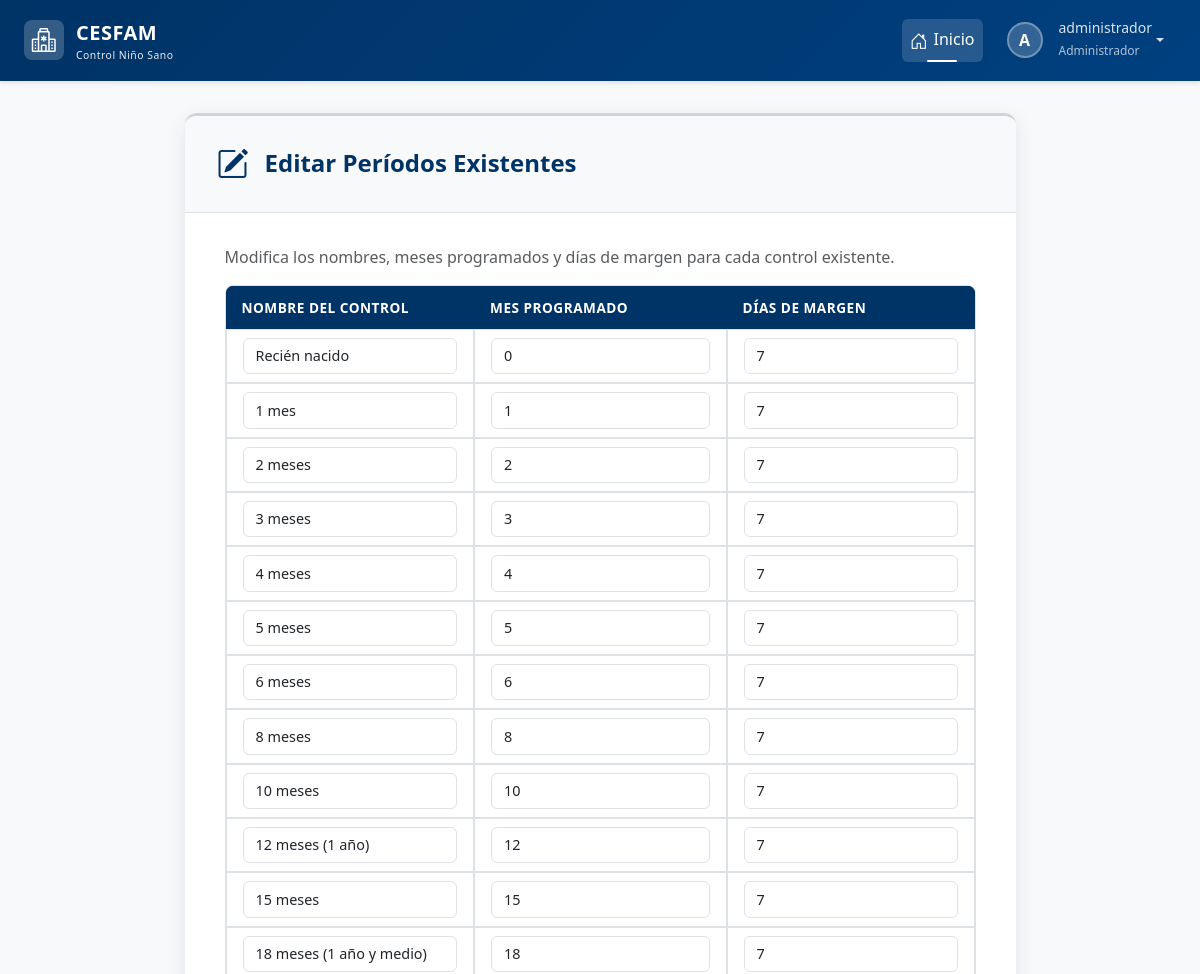
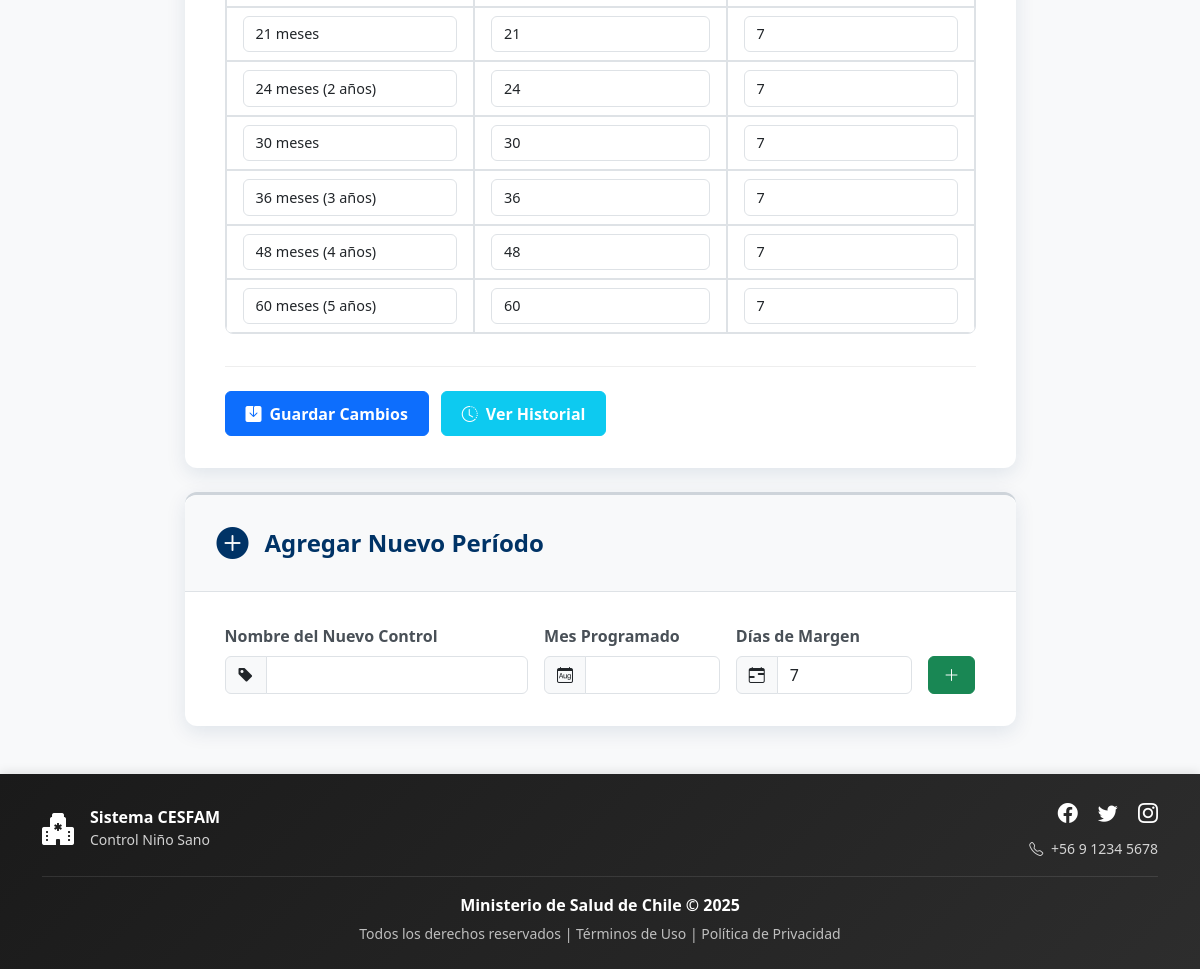
The app's page /configuracion/periodos/ (signed in) with its own data (2 pictures, top to bottom).
### login/models.py (models this page shows, shortened)
class Usuario(AbstractBaseUser, PermissionsMixin):
    rut = models.CharField(max_length=10, unique=True)
    nombre_completo = models.CharField(max_length=200)
    email = models.EmailField(unique=True)
    rol = models.ForeignKey(Rol, on_delete=models.PROTECT)
    clave_temporal = models.BooleanField(default=False)
    nombre_completo_norm = models.CharField(
        max_length=200,
        editable=False,
        db_index=True
    )
    activo = models.BooleanField(default=True)
    is_staff = models.BooleanField(default=False) # Necesario para el admin de Django
    fecha_creacion = models.DateTimeField(default=timezone.now)
    objects = UsuarioManager()
    USERNAME_FIELD = 'rut'
    REQUIRED_FIELDS = ['nombre_completo', 'email']

class Rol(models.Model):
    id = models.AutoField(primary_key=True)
    nombre_rol = models.CharField(max_length=30, unique=True)
    descripcion = models.CharField(max_length=200)

### control/models.py (models this page shows, shortened)
class PeriodoControl(models.Model):
    id = models.AutoField(primary_key=True)
    mes_control = models.IntegerField()
    nombre_mes_control = models.CharField(max_length=30)
    dias_margen = models.IntegerField(default=7)
    history = HistoricalRecords()

### control/views.py (the view, shortened to what this page needs)
# urls.py: path('configuracion/periodos/', views.configurar_periodos, name='configurar_periodos'),
@login_required
@rol_requerido(['Administrador'])
def configurar_periodos(request):
    periodos = PeriodoControl.objects.all().order_by('mes_control')
    contexto = {'periodos': periodos}
    return render(request, 'control/config/configurar_periodos.html', contexto)

### control/templates/control/config/configurar_periodos.html (shortened to what this page needs)
{% extends 'base.html' %}
{% load static %}
{% block extra_css %}
    <link rel="stylesheet" href="{% static 'css/estiloformularios.css' %}">
{% endblock %}
{% block content %}
<div class="container">
    <div class="row justify-content-center">
        <div class="col-lg-10 col-xl-9">
            <div class="card form-card mb-4">
                <div class="form-header">
                    <div class="form-icon"><i class="bi bi-pencil-square"></i></div>
                    <h2>Editar Períodos Existentes</h2>
                </div>
                <div class="form-body">
                    <p class="text-muted animate-form-element" style="animation-delay: 0.1s;">
                        Modifica los nombres, meses programados y días de margen para cada control existente.
                    </p>
                    <form method="post">
                        <div class="table-responsive animate-form-element" style="animation-delay: 0.2s;">
                            <table class="table table-bordered">
                                <thead>
                                    <tr>
                                        <th>Nombre del Control</th>
                                        <th>Mes Programado</th>
                                        <th>Días de Margen</th>
                                    </tr>
                                </thead>
                                <tbody>
                                    {% for periodo in periodos %}
                                    <tr class="animate-table-row" style="--i: {{ forloop.counter0 }};">
                                        <td>
                                            <input type="text" class="form-control"
                                                   name="nombre_control_{{ periodo.id }}"
                                                   value="{{ periodo.nombre_mes_control }}">
                                        </td>
                                        <td>
                                            <input type="number" class="form-control"
                                                   name="mes_control_{{ periodo.id }}"
                                                   value="{{ periodo.mes_control }}" min="0">
                                        </td>
                                        <td>
                                            <input type="number" class="form-control"
                                                   name="dias_margen_{{ periodo.id }}"
                                                   value="{{ periodo.dias_margen }}" min="0">
                                        </td>
                                    </tr>
                                    {% endfor %}
                                </tbody>
                            </table>
                        </div>
                        <div class="form-buttons animate-form-element" style="animation-delay: 0.5s;">
                            <button type="submit" class="btn btn-primary">
                                <i class="bi bi-save-fill me-2"></i>Guardar Cambios
                            </button>
                            <a href="{% url 'control:historial_configuracion' %}" class="btn btn-info text-white">
                                <i class="bi bi-clock-history me-2"></i>Ver Historial
                            </a>
                        </div>
                    </form>
                </div> </div> <div class="card form-card">
                <div class="form-header">
                    <div class="form-icon"><i class="bi bi-plus-circle-fill"></i></div>
                    <h2>Agregar Nuevo Período</h2>
                </div>
                <div class="form-body">
                    <form method="post">
                        <div class="row g-3 align-items-end">
                            <div class="col-md-5 animate-form-element" style="animation-delay: 0.1s;">
                                <label for="new-nombre" class="form-label">Nombre del Nuevo Control</label>
                                <div class="input-group">
                                    <span class="input-group-text"><i class="bi bi-tag-fill"></i></span>
                                    <input type="text" class="form-control" id="new-nombre" name="nuevo_nombre" required>
                                </div>
                            </div>
                            <div class="col-md-3 animate-form-element" style="animation-delay: 0.2s;">
                                <label for="new-mes" class="form-label">Mes Programado</label>
                                <div class="input-group">
                                    <span class="input-group-text"><i class="bi bi-calendar-month"></i></span>
                                    <input type="number" class="form-control" id="new-mes" name="nuevo_mes" min="0" required>
                                </div>
                            </div>
                            <div class="col-md-3 animate-form-element" style="animation-delay: 0.3s;">
                                <label for="new-margen" class="form-label">Días de Margen</label>
                                <div class="input-group">
                                    <span class="input-group-text"><i class="bi bi-calendar-range"></i></span>
                                    <input type="number" class="form-control" id="new-margen" name="nuevo_margen" min="0" value="7" required>
                                </div>
                            </div>
                            <div class="col-md-1 animate-form-element" style="animation-delay: 0.4s;">
                                <button type="submit" class="btn btn-success w-100">
                                     <i class="bi bi-plus-lg"></i>
                                </button>
                            </div>
                        </div>
                    </form>
                </div> </div>
        </div>
    </div>
</div>
{% endblock %}

### templates/base.html (shortened to what this page needs)
{% load static %}
<!DOCTYPE html>
<html lang="es">
<head>
    <link href="https://cdn.jsdelivr.net/npm/bootstrap@5.3.2/dist/css/bootstrap.min.css" rel="stylesheet"
>
    <link rel="stylesheet" href="https://cdn.jsdelivr.net/npm/bootstrap-icons@1.11.1/font/bootstrap-icons.css">
    <link href="https://cdn.jsdelivr.net/npm/select2@4.1.0-rc.0/dist/css/select2.min.css" rel="stylesheet" />
    <link rel="stylesheet" href="{% static 'css/estilobase.css' %}">
    {% block extra_css %}{% endblock %}
</head>
<body>
    <nav class="navbar navbar-expand-lg navbar-dark navbar-cesfam sticky-top">
        <div class="container-fluid px-4">
            <a class="navbar-brand" href="{% url 'home' %}">
                <div class="logo-icon">
                    <i class="bi bi-hospital text-white fs-4"></i>
                </div>
                <div>
                    <span>CESFAM</span>
                    <small class="d-block" style="font-size: 0.65rem; font-weight: 400; opacity: 0.9;">
                        Control Niño Sano
                    </small>
                </div>
            </a>
            <div class="collapse navbar-collapse" id="navbarNav">
                <ul class="navbar-nav ms-auto align-items-lg-center">
                    <li class="nav-item">
                        <a class="nav-link active" href="{% url 'home' %}">
                            <i class="bi bi-house-door"></i>Inicio
                        </a>
                    </li>
                    {% if request.user.is_authenticated %}
                    <li class="nav-item dropdown ms-lg-2">
                        <a class="nav-link dropdown-toggle d-flex align-items-center" href="#"
                           id="userDropdown" role="button" data-bs-toggle="dropdown" aria-expanded="false">
                            <div class="user-avatar">
                                {{ request.user.nombre_completo|first|upper }}
                            </div>
                            <div class="d-none d-lg-block text-start ms-2">
                                <small class="d-block" style="line-height: 1.2;">
                                    {{ request.user.nombre_completo|truncatewords:2 }}
                                </small>
                                <small style="font-size: 0.75rem; opacity: 0.8;">
                                    {{ request.user.rol.nombre_rol }}
                                </small>
                            </div>
                        </a>
                    </li>
                    {% else %}
                    <li class="nav-item ms-lg-2">
                        <a class="btn btn-light btn-sm" href="{% url 'login' %}">
                            <i class="bi bi-box-arrow-in-right me-1"></i>Iniciar Sesión
                        </a>
                    </li>
                    {% endif %}
                </ul>
            </div>
        </div>
    </nav>
    <main class="main-container container-fluid px-4">
        {% block content %}
        {% endblock %}
    </main>
    <footer class="footer-cesfam text-white py-4 mt-auto">
        <div class="container">
            <div class="row align-items-center">
                <div class="col-md-4 text-center text-md-start mb-3 mb-md-0">
                    <div class="d-flex align-items-center justify-content-center justify-content-md-start">
                        <i class="bi bi-hospital-fill fs-2 me-3"></i>
                        <div>
                            <h6 class="mb-0 fw-bold">Sistema CESFAM</h6>
                            <small style="opacity: 0.8;">Control Niño Sano</small>
                        </div>
                    </div>
                </div>
                <div class="col-md-4 text-center text-md-end">
                    <div class="social-links mb-2">
                        <a href="#" class="text-white text-decoration-none me-3" aria-label="Facebook">
                            <i class="bi bi-facebook fs-5"></i>
                        </a>
                        <a href="#" class="text-white text-decoration-none me-3" aria-label="Twitter">
                            <i class="bi bi-twitter fs-5"></i>
                        </a>
                        <a href="#" class="text-white text-decoration-none" aria-label="Instagram">
                            <i class="bi bi-instagram fs-5"></i>
                        </a>
                    </div>
                    <small style="opacity: 0.8;">
                        <i class="bi bi-telephone me-1"></i> +56 9 1234 5678
                    </small>
                </div>
            </div>
            <div class="footer-divider my-3"></div>
            <div class="row">
                <div class="col-12 text-center">
                    <p class="mb-1">
                        <strong>Ministerio de Salud de Chile &copy; {% now "Y" %}</strong>
                    </p>
                    <small style="opacity: 0.7;">
                        Todos los derechos reservados |
                        <a href="#" class="text-white text-decoration-none">Términos de Uso</a> |
                        <a href="#" class="text-white text-decoration-none">Política de Privacidad</a>
                    </small>
                </div>
            </div>
        </div>
    </footer>
</body>
</html>

### static/css/estilobase.css (style rules this page uses)
:root { --cesfam-primary: #003366; --cesfam-secondary: #0066cc; --cesfam-light: #e7f1ff; --cesfam-dark: #001a33; }
body { display: flex; flex-direction: column; min-height: 100vh; background-color: #f8f9fa; font-family: 'Segoe UI', Tahoma, Geneva, Verdana, sans-serif; }
main { flex: 1; }
.navbar-cesfam { background: linear-gradient(135deg, var(--cesfam-primary) 0%, #004080 100%); box-shadow: 0 2px 4px rgba(0,0,0,.1); padding: 0.75rem 0; }
.navbar-brand { display: flex; align-items: center; font-size: 1.25rem; font-weight: 700; letter-spacing: 0.5px; }
.navbar-brand .logo-icon { width: 40px; height: 40px; background: rgba(255,255,255,0.2); border-radius: 8px; display: flex; align-items: center; justify-content: center; margin-right: 12px; transition: all 0.3s ease; }
.navbar-nav .nav-link { color: rgba(255,255,255,0.85) !important; font-weight: 500; padding: 0.5rem 1rem; margin: 0 0.25rem; border-radius: 6px; transition: all 0.3s ease; position: relative; }
.navbar-nav .nav-link.active { color: #ffffff !important; background-color: rgba(255,255,255,0.15); }
.navbar-nav .nav-link.active::before { content: ''; position: absolute; bottom: 0; left: 50%; transform: translateX(-50%); width: 30px; height: 2px; background-color: #ffffff; border-radius: 2px; }
.navbar-nav .nav-link i { margin-right: 6px; font-size: 1.1em; vertical-align: middle; }
.user-avatar { width: 36px; height: 36px; background: rgba(255,255,255,0.2); border: 2px solid rgba(255,255,255,0.3); border-radius: 50%; display: flex; align-items: center; justify-content: center; font-weight: 600; color: white; margin-right: 8px; transition: all 0.3s ease; }
.footer-cesfam { background: linear-gradient(135deg, #1a1a1a 0%, #2d2d2d 100%); box-shadow: 0 -2px 10px rgba(0,0,0,0.1); margin-top: auto; }
.footer-divider { height: 1px; background: rgba(255,255,255,0.1); margin: 1rem 0; }
.footer-cesfam .social-links a { transition: all 0.3s ease; display: inline-block; }
.footer-cesfam .social-links a i { transition: all 0.3s ease; }
.main-container { padding-top: 2rem; padding-bottom: 3rem; min-height: calc(100vh - 200px); animation: fadeIn 0.8s ease-in-out; }
.card { border: none; box-shadow: 0 1px 3px rgba(0,0,0,0.08); border-radius: 10px; transition: all 0.3s ease; }
.form-label { font-weight: 500; color: #495057; margin-bottom: 0.5rem; }
.table { background-color: white; }
.table thead { background-color: #f8f9fa; }
.table thead th { border-bottom: 2px solid #dee2e6; font-weight: 600; color: var(--cesfam-primary); text-transform: uppercase; font-size: 0.875rem; letter-spacing: 0.5px; }

### records on screen
Usuario: user.nombre_completo|first "A", user.nombre_completo "administrador", user.rol.nombre_rol "Administrador"
PeriodoControl: nombre_mes_control "Recién nacido", mes_control "0", dias_margen "7"
PeriodoControl: nombre_mes_control "1 mes", mes_control "1", dias_margen "7"
PeriodoControl: nombre_mes_control "2 meses", mes_control "2", dias_margen "7"
PeriodoControl: nombre_mes_control "3 meses", mes_control "3", dias_margen "7"
PeriodoControl: nombre_mes_control "4 meses", mes_control "4", dias_margen "7"
PeriodoControl: nombre_mes_control "5 meses", mes_control "5", dias_margen "7"
PeriodoControl: nombre_mes_control "6 meses", mes_control "6", id "7"
PeriodoControl: nombre_mes_control "8 meses", id "8", dias_margen "7"
PeriodoControl: nombre_mes_control "10 meses", mes_control "10", dias_margen "7"
PeriodoControl: nombre_mes_control "12 meses (1 año)", mes_control "12", dias_margen "7"
PeriodoControl: nombre_mes_control "15 meses", mes_control "15", dias_margen "7"
PeriodoControl: nombre_mes_control "18 meses (1 año y medio)", mes_control "18", dias_margen "7"
PeriodoControl: nombre_mes_control "21 meses", mes_control "21", dias_margen "7"
PeriodoControl: nombre_mes_control "24 meses (2 años)", mes_control "24", dias_margen "7"
PeriodoControl: nombre_mes_control "30 meses", mes_control "30", dias_margen "7"
PeriodoControl: nombre_mes_control "36 meses (3 años)", mes_control "36", dias_margen "7"
PeriodoControl: nombre_mes_control "48 meses (4 años)", mes_control "48", dias_margen "7"
PeriodoControl: nombre_mes_control "60 meses (5 años)", mes_control "60", dias_margen "7"
